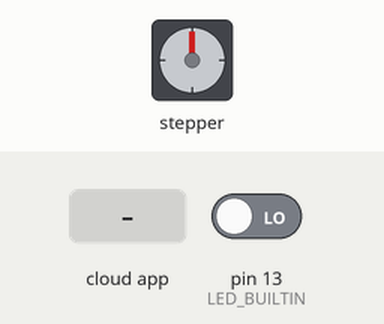
The sketch below on a simulated Arduino Uno, built with avr-gcc and run on an emulated ATmega328P. On the bench: stepper motor. Wiring (inferred from the names in the program): stepper motor driver (200 steps per turn assumed): step pin 3; direction pin 2. The test bench sets the inputs (shaded band); at power-on: pin 13 (LED_BUILTIN) LOW. The ROS host is connected and sends only what is stated.

Above: at 1.2 s.
1.3 s: the phone or cloud app sets motor to 45
At 1.8 s:
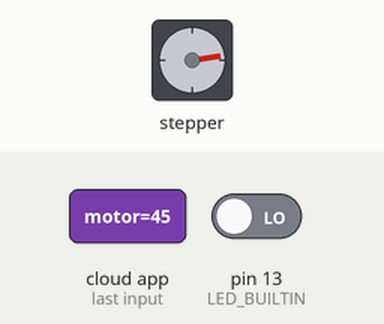
2.8 s: the phone or cloud app sets motor to 90
At 3.5 s:
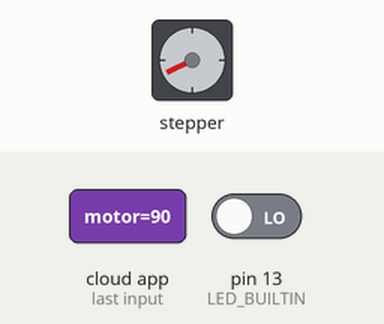
4.3 s: the phone or cloud app sets motor to 180
At 5.5 s:
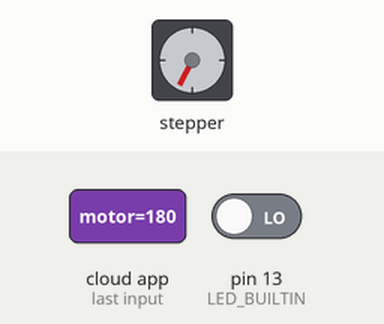
5.9 s: the phone or cloud app sets motor to 45
At 6.5 s:
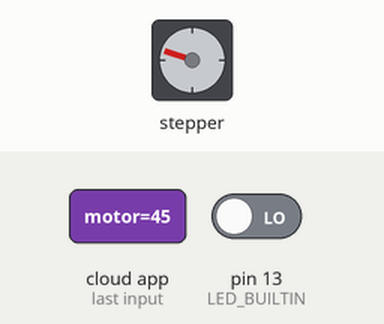
Timing chart, 0 to 8.4 s (numbered marks = the images above; inputs shaded):
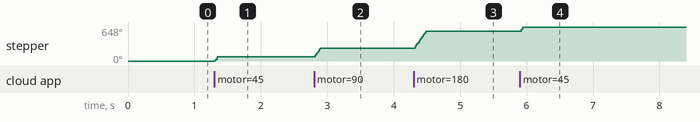

Measured:
- after the input at 1.3 s, stepper: turns 81° clockwise, starting at once
- after the input at 2.8 s, stepper: turns 162° clockwise, starting at once
- after the input at 4.3 s, stepper: turns 324° clockwise in 0.18 s, starting at once
- after the input at 5.9 s, stepper: turns 81° clockwise, starting at once

The sketch:

step_ros.ino
```cpp
/*
 * rosserial Subscriber Example
 * Blinks an LED on callback
 */

#include <ros.h>
#include <std_msgs/Int32.h>
// defines pins numbers
const int stepPin = 3;
const int dirPin = 2;

ros::NodeHandle  nh;

void messageCb( const std_msgs::Int32& toggle_msg){
   // blink the led
  digitalWrite(LED_BUILTIN, HIGH-digitalRead(LED_BUILTIN));   // blink the led

    digitalWrite(dirPin,HIGH); // Enables the motor to move in a particular direction
  // Makes 200 pulses for making one full cycle rotation
  for(int x = 0; x < int(toggle_msg.data); x++) {
    digitalWrite(stepPin,HIGH);
    delayMicroseconds(500);
    digitalWrite(stepPin,LOW);
    delayMicroseconds(500);
  }
  delay(1000);
}

ros::Subscriber<std_msgs::Int32> sub("motor", &messageCb );

void setup()
{
   // Sets the two pins as Outputs
  pinMode(stepPin,OUTPUT);
  pinMode(dirPin,OUTPUT);
  nh.initNode();
  nh.subscribe(sub);
}

void loop()
{
  nh.spinOnce();
  delay(1);
}
```
